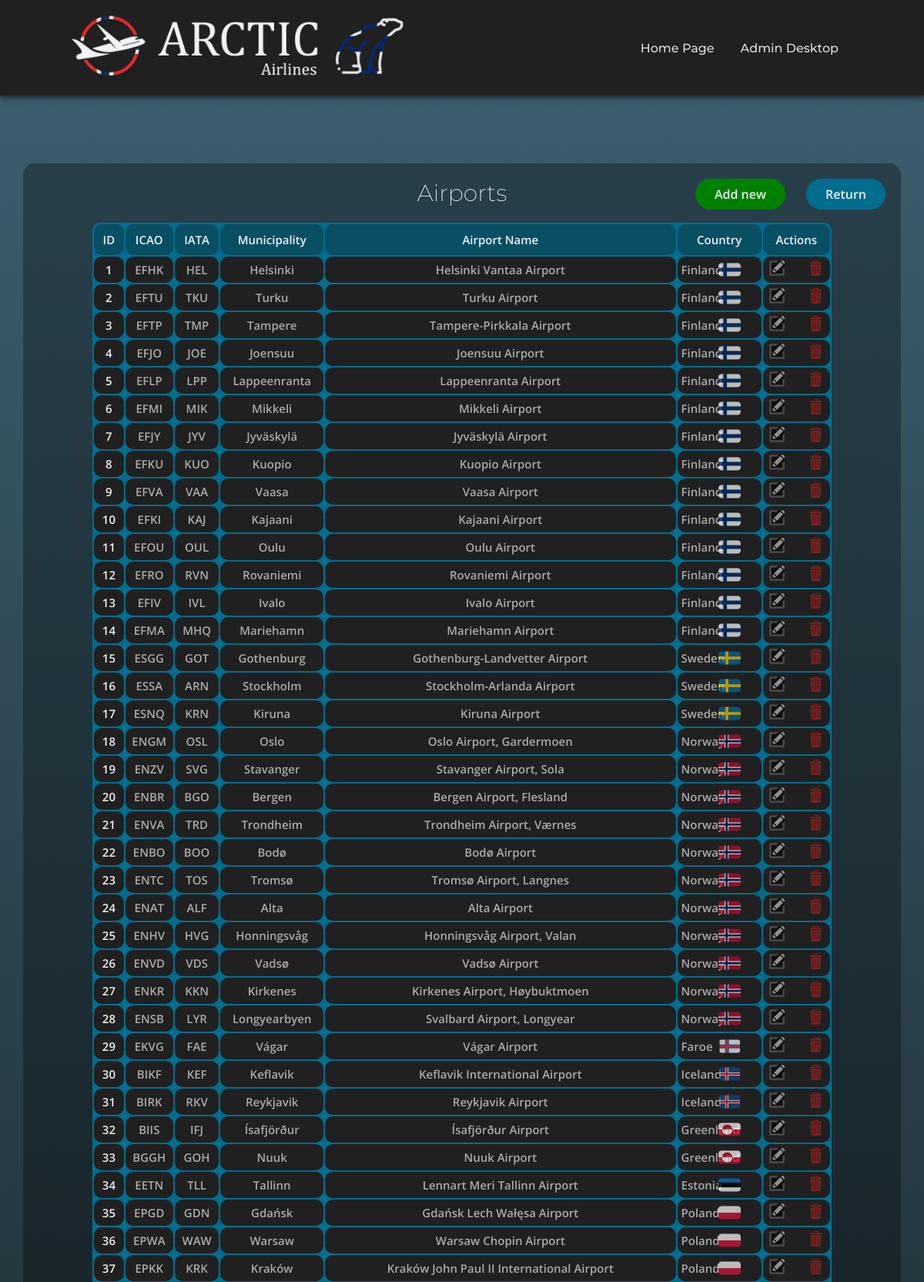
The app's page /PHP/admin/airports.php (signed in, upper part) with its own data.
### tables this page shows
CREATE TABLE `airports` (
  `ID` int(11) NOT NULL,
  `ICAO` char(4) NOT NULL,
  `IATA` char(3) NOT NULL,
  `Municipality` varchar(128) NOT NULL,
  `Name` varchar(128) NOT NULL,
  `Country` varchar(128) DEFAULT NULL
);

### PHP/admin/airports.php (the view, shortened to what this page needs)
<!DOCTYPE html>
<html>
    <head>
        <link rel="stylesheet" href="../../CSS/style.css">
        <link rel="stylesheet" href="../../CSS/style8.css">
    </head>
    <body>
        <header>
            <a href="../../index.php" class="logo"><img src="../../art/logo.png"></a>
            <nav>
                <ul class="nav_links">
                    <li><a href="../../index.php">Home Page</a></li>
                    <li><a href="./desktop.php">Admin Desktop</a></li>
                </ul>
            </nav>
        </header>
        <div class="box">
            <h1>Airports</h1>
            <table>
                <tr>
                    <th>ID</th>
                    <th>ICAO</th>
                    <th>IATA</th>
                    <th>Municipality</th>
                    <th>Airport Name</th>
                    <th>Country</th>
                    <th>Actions</th>
                </tr>
                <?php
                include("../connect.php");
                $select_query = $server_connection->query("SELECT * FROM airports");
                while($row = $select_query->fetch_assoc()){
                    echo"<tr>";
                    echo"<td class='id'>".$row['ID']."</td>";
                    echo"<td>".$row['ICAO']."</td>";
                    echo"<td>".$row['IATA']."</td>";
                    echo"<td>".$row['Municipality']."</td>";
                    echo"<td>".$row['Name']."</td>";
                    echo"<td class='flag3'>".$row['Country']." <img src='../../art/flags/".strtolower($row['Country']).".png'></td>";
                    echo"<td><a href='./airports_mod.php?mod=2&id=".$row['ID']."'><img class='edit' src='../../art/edit.png'></a><a href='./airports_mod.php?mod=1&id=".$row['ID']."'><img class='trash' src='../../art/trash.png'></a></td>";
                    echo"</tr>";
                }
                ?>
            </table>
            <a href="./airports_mod.php?mod=3"><button class="add">Add new</button></a>
            <a href="./desktop.php"><button class="button">Return</button></a>
        </div>
    </body>
</html>

### CSS/style.css (style rules this page uses)
:root { --main_gradient: linear-gradient(0deg, #12191b, #3d6070 100%); --oceanblue: #304d6e; --greenishblue: #006d8f; --greenishblue2: #094f64; --highlights: #00c3ff; --textwhite: #edf0f1; --textlight: #dddddd; }
* { margin: 0; padding: 0; box-sizing: border-box; }
body { min-height: 100vh; background: var(--main_gradient); }
header { background-color: #202020; display: flex; justify-content: flex-end; align-items: center; padding: 10px 8vw; box-shadow: 0 0 10px; transition-property: box-shadow; transition-duration: 400ms; transition-delay: 50ms; }
.nav_links { list-style: none; }
.nav_links li { display: inline-block; padding: 0px 15px; }
.nav_links a { font-family: 'Montserrat', sans-serif; font-style: normal; font-weight: 500; font-size: 16px; color: var(--textlight); text-decoration: none; transition: all, 200ms; }
.logo { scale: 90%; opacity: 95%; margin-right: auto; margin-left: -3vw; }

### CSS/style8.css (style rules this page uses)
:root { --main_gradient: linear-gradient(0deg, #12191b, #3d6070 100%); --oceanblue: #304d6e; --greenishblue: #006d8f; --greenishblue2: #094f64; --highlights: #00c3ff; --textwhite: #edf0f1; --textlight: #dddddd; }
body { background: var(--main_gradient); background-attachment: fixed; }
.box { position: relative; width: 95vw; height: 80vh; left: 2.5vw; top: 3vh; background-color: rgba(0, 0, 0, 0.3); border-radius: 15px; text-align: center; overflow-y: scroll; }
.box h1 { padding: 20px 10px; font-family: 'Montserrat', sans-serif; font-size: 30px; font-weight: 200; color: var(--textwhite); cursor: default; }
table { position: absolute; left: calc(50% - 40vw); width: 80vw; background-color: var(--greenishblue); border-radius: 10px; }
th { background-color: var(--greenishblue2); font-family: 'Open Sans', sans-serif; font-size: 15px; font-weight: 600; color: var(--textwhite); padding: 10px; border-radius: 10px; }
td { text-align: center; background-color: #202020; font-family: 'Open Sans', sans-serif; font-size: 15px; font-weight: 600; color: rgb(170, 170, 170); padding: 5px; border-radius: 10px; }
.id { color: var(--textwhite); }
.trash { opacity: 50%; transition: opacity 200ms; }
.button { position: absolute; top: 20px; right: 20px; font-family: 'Open Sans', sans-serif; font-style: normal; font-weight: 600; font-size: 16px; background-color: var(--greenishblue); color: var(--textwhite); padding: 9px 25px; border: none; border-radius: 20px; cursor: pointer; transition: background-color 200ms; }
.flag3 { text-align: left; }
.flag3 img { position: absolute; right: 7vw; margin-top: -19px; scale: 30%; opacity: 70%; border-radius: 15px; }
.edit { opacity: 50%; margin-right: 30px; filter:grayscale(100%); transition-property: opacity, filter; transition-duration: 200ms; }
.add { position: absolute; top: 20px; right: 150px; font-family: 'Open Sans', sans-serif; font-style: normal; font-weight: 600; font-size: 16px; background-color: green; color: var(--textwhite); padding: 9px 25px; border: none; border-radius: 20px; cursor: pointer; transition: background-color 200ms; }

### records on screen
airports: ID "1", ICAO "EFHK", IATA "HEL", Municipality "Helsinki", Name "Helsinki Vantaa Airport", Country "Finland"
airports: ID "2", ICAO "EFTU", IATA "TKU", Municipality "Turku", Name "Turku Airport", Country "Finland"
airports: ID "3", ICAO "EFTP", IATA "TMP", Municipality "Tampere", Name "Tampere-Pirkkala Airport", Country "Finland"
airports: ID "4", ICAO "EFJO", IATA "JOE", Municipality "Joensuu", Name "Joensuu Airport", Country "Finland"
airports: ID "5", ICAO "EFLP", IATA "LPP", Municipality "Lappeenranta", Name "Lappeenranta Airport", Country "Finland"
airports: ID "6", ICAO "EFMI", IATA "MIK", Municipality "Mikkeli", Name "Mikkeli Airport", Country "Finland"
airports: ID "7", ICAO "EFJY", IATA "JYV", Municipality "Jyväskylä", Name "Jyväskylä Airport", Country "Finland"
airports: ID "8", ICAO "EFKU", IATA "KUO", Municipality "Kuopio", Name "Kuopio Airport", Country "Finland"
airports: ID "9", ICAO "EFVA", IATA "VAA", Municipality "Vaasa", Name "Vaasa Airport", Country "Finland"
airports: ID "10", ICAO "EFKI", IATA "KAJ", Municipality "Kajaani", Name "Kajaani Airport", Country "Finland"
airports: ID "11", ICAO "EFOU", IATA "OUL", Municipality "Oulu", Name "Oulu Airport", Country "Finland"
airports: ID "12", ICAO "EFRO", IATA "RVN", Municipality "Rovaniemi", Name "Rovaniemi Airport", Country "Finland"
airports: ID "13", ICAO "EFIV", IATA "IVL", Municipality "Ivalo", Name "Ivalo Airport", Country "Finland"
airports: ID "14", ICAO "EFMA", IATA "MHQ", Municipality "Mariehamn", Name "Mariehamn Airport", Country "Finland"
airports: ID "15", ICAO "ESGG", IATA "GOT", Municipality "Gothenburg", Name "Gothenburg-Landvetter Airport", Country "Sweden"
airports: ID "16", ICAO "ESSA", IATA "ARN", Municipality "Stockholm", Name "Stockholm-Arlanda Airport", Country "Sweden"
airports: ID "17", ICAO "ESNQ", IATA "KRN", Municipality "Kiruna", Name "Kiruna Airport", Country "Sweden"
airports: ID "18", ICAO "ENGM", IATA "OSL", Municipality "Oslo", Name "Oslo Airport, Gardermoen", Country "Norway"
airports: ID "19", ICAO "ENZV", IATA "SVG", Municipality "Stavanger", Name "Stavanger Airport, Sola", Country "Norway"
airports: ID "20", ICAO "ENBR", IATA "BGO", Municipality "Bergen", Name "Bergen Airport, Flesland", Country "Norway"
airports: ID "21", ICAO "ENVA", IATA "TRD", Municipality "Trondheim", Name "Trondheim Airport, Værnes", Country "Norway"
airports: ID "22", ICAO "ENBO", IATA "BOO", Municipality "Bodø", Name "Bodø Airport", Country "Norway"
airports: ID "23", ICAO "ENTC", IATA "TOS", Municipality "Tromsø", Name "Tromsø Airport, Langnes", Country "Norway"
airports: ID "24", ICAO "ENAT", IATA "ALF", Municipality "Alta", Name "Alta Airport", Country "Norway"
airports: ID "25", ICAO "ENHV", IATA "HVG", Municipality "Honningsvåg", Name "Honningsvåg Airport, Valan", Country "Norway"
airports: ID "26", ICAO "ENVD", IATA "VDS", Municipality "Vadsø", Name "Vadsø Airport", Country "Norway"
airports: ID "27", ICAO "ENKR", IATA "KKN", Municipality "Kirkenes", Name "Kirkenes Airport, Høybuktmoen", Country "Norway"
airports: ID "28", ICAO "ENSB", IATA "LYR", Municipality "Longyearbyen", Name "Svalbard Airport, Longyear", Country "Norway"
airports: ID "29", ICAO "EKVG", IATA "FAE", Municipality "Vágar", Name "Vágar Airport", Country "Faroe", shows a picture
airports: ID "30", ICAO "BIKF", IATA "KEF", Municipality "Keflavik", Name "Keflavik International Airport", Country "Iceland"
airports: ID "31", ICAO "BIRK", IATA "RKV", Municipality "Reykjavik", Name "Reykjavik Airport", Country "Iceland"
airports: ID "32", ICAO "BIIS", IATA "IFJ", Municipality "Ísafjörður", Name "Ísafjörður Airport", Country "Greenland"
airports: ID "33", ICAO "BGGH", IATA "GOH", Municipality "Nuuk", Name "Nuuk Airport", Country "Greenland"
airports: ID "34", ICAO "EETN", IATA "TLL", Municipality "Tallinn", Name "Lennart Meri Tallinn Airport", Country "Estonia", shows a picture
airports: ID "35", ICAO "EPGD", IATA "GDN", Municipality "Gdańsk", Name "Gdańsk Lech Wałęsa Airport", Country "Poland"
airports: ID "36", ICAO "EPWA", IATA "WAW", Municipality "Warsaw", Name "Warsaw Chopin Airport", Country "Poland"
airports: ID "37", ICAO "EPKK", IATA "KRK", Municipality "Kraków", Name "Kraków John Paul II International Airport", Country "Poland"
